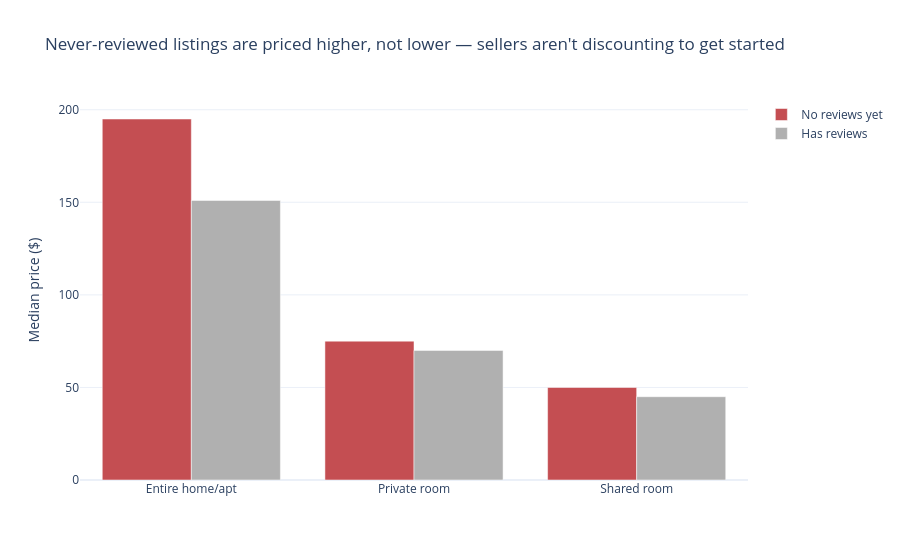

The notebook cell this image was saved under:
### Markdown cell above
## Q6. Are listings with no reviews yet priced differently than established, reviewed listings?

**Why analytical:** compares a derived group (reviewed vs. never-reviewed) on price, conditioned by room type — a genuine 2-variable comparison.

### Code cell
agg = listings.groupby(['ever_reviewed','room_type'], observed=True)['price'].median().reset_index()
agg['ever_reviewed'] = agg['ever_reviewed'].map({True: 'Has reviews', False: 'No reviews yet'})

fig = px.bar(agg, x='room_type', y='price', color='ever_reviewed', barmode='group',
             color_discrete_sequence=[PALETTE['highlight'], PALETTE['context']],
             title='Never-reviewed listings are priced higher, not lower — sellers aren\'t discounting to get started',
             labels={'price': 'Median price ($)', 'room_type': '', 'ever_reviewed': ''})
fig.show()

### Figure 1 — Plotly figure (JSON) as saved in the notebook; plotly's stock layout.template omitted (floating-point values rounded to 4 significant figures)
{"data": [{"alignmentgroup": "True", "hovertemplate": "=%{x}<br>Median price ($)=%{y}<extra></extra>", "legendgroup": "No reviews yet", "marker": {"color": "#C44E52", "pattern": {"shape": ""}}, "name": "No reviews yet", "offsetgroup": "No reviews yet", "orientation": "v", "showlegend": true, "textposition": "auto", "type": "bar", "x": ["Entire home/apt", "Private room", "Shared room"], "xaxis": "x", "y": [195.0, 75.0, 50.0], "yaxis": "y"}, {"alignmentgroup": "True", "hovertemplate": "=%{x}<br>Median price ($)=%{y}<extra></extra>", "legendgroup": "Has reviews", "marker": {"color": "#B0B0B0", "pattern": {"shape": ""}}, "name": "Has reviews", "offsetgroup": "Has reviews", "orientation": "v", "showlegend": true, "textposition": "auto", "type": "bar", "x": ["Entire home/apt", "Private room", "Shared room"], "xaxis": "x", "y": [151.0, 70.0, 45.0], "yaxis": "y"}], "layout": {"barmode": "group", "legend": {"title": {"text": ""}, "tracegroupgap": 0}, "title": {"text": "Never-reviewed listings are priced higher, not lower — sellers aren't discounting to get started"}, "xaxis": {"anchor": "y", "domain": [0, 1], "title": {"text": ""}}, "yaxis": {"anchor": "x", "domain": [0, 1], "title": {"text": "Median price ($)"}}}}
